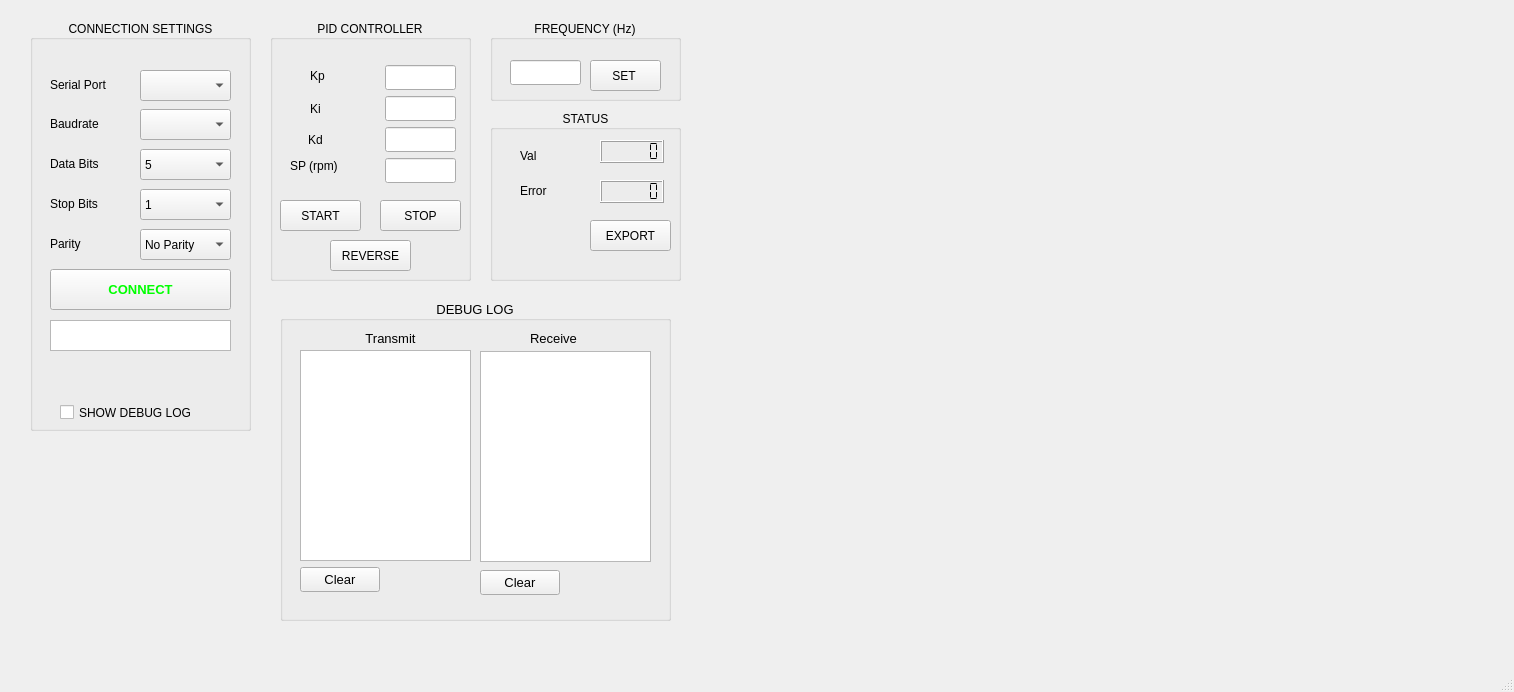
<?xml version="1.0" encoding="UTF-8"?>
<ui version="4.0">
 <class>MainWindow</class>
 <widget class="QMainWindow" name="MainWindow">
  <property name="geometry">
   <rect>
    <x>0</x>
    <y>0</y>
    <width>1514</width>
    <height>692</height>
   </rect>
  </property>
  <property name="windowTitle">
   <string>MainWindow</string>
  </property>
  <widget class="QWidget" name="centralwidget">
   <widget class="QGroupBox" name="groupBox_3">
    <property name="geometry">
     <rect>
      <x>30</x>
      <y>20</y>
      <width>221</width>
      <height>411</height>
     </rect>
    </property>
    <property name="font">
     <font>
      <pointsize>9</pointsize>
     </font>
    </property>
    <property name="title">
     <string>CONNECTION SETTINGS</string>
    </property>
    <property name="alignment">
     <set>Qt::AlignCenter</set>
    </property>
    <property name="flat">
     <bool>false</bool>
    </property>
    <property name="checkable">
     <bool>false</bool>
    </property>
    <widget class="QComboBox" name="port_cb">
     <property name="geometry">
      <rect>
       <x>110</x>
       <y>50</y>
       <width>91</width>
       <height>31</height>
      </rect>
     </property>
    </widget>
    <widget class="QComboBox" name="stopBit_cb">
     <property name="geometry">
      <rect>
       <x>110</x>
       <y>169</y>
       <width>91</width>
       <height>31</height>
      </rect>
     </property>
     <item>
      <property name="text">
       <string>1</string>
      </property>
     </item>
     <item>
      <property name="text">
       <string>1,5</string>
      </property>
     </item>
     <item>
      <property name="text">
       <string>2</string>
      </property>
     </item>
    </widget>
    <widget class="QComboBox" name="dataBit_cb">
     <property name="geometry">
      <rect>
       <x>110</x>
       <y>129</y>
       <width>91</width>
       <height>31</height>
      </rect>
     </property>
     <property name="editable">
      <bool>false</bool>
     </property>
     <property name="currentText">
      <string>5 </string>
     </property>
     <item>
      <property name="text">
       <string>5 </string>
      </property>
     </item>
     <item>
      <property name="text">
       <string>6 </string>
      </property>
     </item>
     <item>
      <property name="text">
       <string>7 </string>
      </property>
     </item>
     <item>
      <property name="text">
       <string>8 </string>
      </property>
     </item>
    </widget>
    <widget class="QLabel" name="label">
     <property name="geometry">
      <rect>
       <x>20</x>
       <y>49</y>
       <width>81</width>
       <height>31</height>
      </rect>
     </property>
     <property name="text">
      <string>Serial Port</string>
     </property>
    </widget>
    <widget class="QLabel" name="label_4">
     <property name="geometry">
      <rect>
       <x>20</x>
       <y>168</y>
       <width>81</width>
       <height>31</height>
      </rect>
     </property>
     <property name="text">
      <string>Stop Bits</string>
     </property>
    </widget>
    <widget class="QLabel" name="label_5">
     <property name="geometry">
      <rect>
       <x>20</x>
       <y>208</y>
       <width>81</width>
       <height>31</height>
      </rect>
     </property>
     <property name="text">
      <string>Parity</string>
     </property>
    </widget>
    <widget class="QPushButton" name="connect_butt">
     <property name="geometry">
      <rect>
       <x>20</x>
       <y>249</y>
       <width>181</width>
       <height>41</height>
      </rect>
     </property>
     <property name="font">
      <font>
       <pointsize>10</pointsize>
       <bold>true</bold>
      </font>
     </property>
     <property name="styleSheet">
      <string notr="true">color: rgb(0, 255, 0)</string>
     </property>
     <property name="text">
      <string>CONNECT</string>
     </property>
    </widget>
    <widget class="QLabel" name="label_3">
     <property name="geometry">
      <rect>
       <x>20</x>
       <y>128</y>
       <width>81</width>
       <height>31</height>
      </rect>
     </property>
     <property name="text">
      <string>Data Bits</string>
     </property>
    </widget>
    <widget class="QComboBox" name="parity_cb">
     <property name="geometry">
      <rect>
       <x>110</x>
       <y>209</y>
       <width>91</width>
       <height>31</height>
      </rect>
     </property>
     <item>
      <property name="text">
       <string>No Parity</string>
      </property>
     </item>
     <item>
      <property name="text">
       <string>Even Parity</string>
      </property>
     </item>
     <item>
      <property name="text">
       <string>Odd Parity</string>
      </property>
     </item>
     <item>
      <property name="text">
       <string>Mark Parity</string>
      </property>
     </item>
     <item>
      <property name="text">
       <string>Space Parity</string>
      </property>
     </item>
    </widget>
    <widget class="QTextBrowser" name="status_lb">
     <property name="geometry">
      <rect>
       <x>20</x>
       <y>300</y>
       <width>181</width>
       <height>31</height>
      </rect>
     </property>
     <property name="readOnly">
      <bool>true</bool>
     </property>
    </widget>
    <widget class="QComboBox" name="baud_cb">
     <property name="geometry">
      <rect>
       <x>110</x>
       <y>89</y>
       <width>91</width>
       <height>31</height>
      </rect>
     </property>
    </widget>
    <widget class="QLabel" name="label_2">
     <property name="geometry">
      <rect>
       <x>20</x>
       <y>88</y>
       <width>81</width>
       <height>31</height>
      </rect>
     </property>
     <property name="text">
      <string>Baudrate</string>
     </property>
    </widget>
    <widget class="QCheckBox" name="cb_show_log">
     <property name="geometry">
      <rect>
       <x>30</x>
       <y>380</y>
       <width>161</width>
       <height>25</height>
      </rect>
     </property>
     <property name="text">
      <string>SHOW DEBUG LOG</string>
     </property>
    </widget>
    <widget class="QLabel" name="lb_led_tx">
     <property name="geometry">
      <rect>
       <x>60</x>
       <y>340</y>
       <width>31</width>
       <height>31</height>
      </rect>
     </property>
     <property name="text">
      <string/>
     </property>
    </widget>
    <widget class="QLabel" name="lb_led_rx">
     <property name="geometry">
      <rect>
       <x>130</x>
       <y>340</y>
       <width>31</width>
       <height>31</height>
      </rect>
     </property>
     <property name="text">
      <string/>
     </property>
    </widget>
   </widget>
   <widget class="QGroupBox" name="groupBox">
    <property name="geometry">
     <rect>
      <x>270</x>
      <y>20</y>
      <width>201</width>
      <height>261</height>
     </rect>
    </property>
    <property name="font">
     <font>
      <pointsize>9</pointsize>
     </font>
    </property>
    <property name="title">
     <string notr="true">PID CONTROLLER</string>
    </property>
    <property name="alignment">
     <set>Qt::AlignCenter</set>
    </property>
    <widget class="QLineEdit" name="ki_tb">
     <property name="geometry">
      <rect>
       <x>115</x>
       <y>76</y>
       <width>71</width>
       <height>25</height>
      </rect>
     </property>
    </widget>
    <widget class="QLineEdit" name="kp_tb">
     <property name="geometry">
      <rect>
       <x>115</x>
       <y>45</y>
       <width>71</width>
       <height>25</height>
      </rect>
     </property>
    </widget>
    <widget class="QLabel" name="label_6">
     <property name="geometry">
      <rect>
       <x>40</x>
       <y>40</y>
       <width>19</width>
       <height>31</height>
      </rect>
     </property>
     <property name="text">
      <string>Kp</string>
     </property>
    </widget>
    <widget class="QLineEdit" name="sp_tb">
     <property name="geometry">
      <rect>
       <x>115</x>
       <y>138</y>
       <width>71</width>
       <height>25</height>
      </rect>
     </property>
    </widget>
    <widget class="QLabel" name="label_9">
     <property name="geometry">
      <rect>
       <x>38</x>
       <y>110</y>
       <width>20</width>
       <height>20</height>
      </rect>
     </property>
     <property name="text">
      <string>Kd</string>
     </property>
    </widget>
    <widget class="QLabel" name="label_10">
     <property name="geometry">
      <rect>
       <x>20</x>
       <y>130</y>
       <width>71</width>
       <height>31</height>
      </rect>
     </property>
     <property name="text">
      <string>SP (rpm)</string>
     </property>
    </widget>
    <widget class="QLineEdit" name="kd_tb">
     <property name="geometry">
      <rect>
       <x>115</x>
       <y>107</y>
       <width>71</width>
       <height>25</height>
      </rect>
     </property>
    </widget>
    <widget class="QLabel" name="label_7">
     <property name="geometry">
      <rect>
       <x>40</x>
       <y>80</y>
       <width>16</width>
       <height>17</height>
      </rect>
     </property>
     <property name="text">
      <string>Ki</string>
     </property>
    </widget>
    <widget class="QPushButton" name="stop_bt">
     <property name="geometry">
      <rect>
       <x>110</x>
       <y>180</y>
       <width>81</width>
       <height>31</height>
      </rect>
     </property>
     <property name="text">
      <string>STOP</string>
     </property>
    </widget>
    <widget class="QPushButton" name="dir_bt">
     <property name="geometry">
      <rect>
       <x>60</x>
       <y>220</y>
       <width>81</width>
       <height>31</height>
      </rect>
     </property>
     <property name="text">
      <string>REVERSE</string>
     </property>
    </widget>
    <widget class="QPushButton" name="spid_bt">
     <property name="geometry">
      <rect>
       <x>10</x>
       <y>180</y>
       <width>81</width>
       <height>31</height>
      </rect>
     </property>
     <property name="text">
      <string>START</string>
     </property>
    </widget>
   </widget>
   <widget class="QCustomPlot" name="plot" native="true">
    <property name="geometry">
     <rect>
      <x>700</x>
      <y>30</y>
      <width>781</width>
      <height>371</height>
     </rect>
    </property>
   </widget>
   <widget class="QGroupBox" name="gb_debugLog">
    <property name="enabled">
     <bool>true</bool>
    </property>
    <property name="geometry">
     <rect>
      <x>280</x>
      <y>300</y>
      <width>391</width>
      <height>321</height>
     </rect>
    </property>
    <property name="font">
     <font>
      <pointsize>10</pointsize>
     </font>
    </property>
    <property name="title">
     <string>DEBUG LOG</string>
    </property>
    <property name="alignment">
     <set>Qt::AlignCenter</set>
    </property>
    <property name="checkable">
     <bool>false</bool>
    </property>
    <widget class="QTextBrowser" name="trans_pl_tb">
     <property name="geometry">
      <rect>
       <x>20</x>
       <y>50</y>
       <width>171</width>
       <height>211</height>
      </rect>
     </property>
    </widget>
    <widget class="QPushButton" name="trans_pl_bt">
     <property name="geometry">
      <rect>
       <x>20</x>
       <y>267</y>
       <width>80</width>
       <height>25</height>
      </rect>
     </property>
     <property name="text">
      <string>Clear</string>
     </property>
    </widget>
    <widget class="QTextBrowser" name="rec_pl_tb">
     <property name="geometry">
      <rect>
       <x>200</x>
       <y>51</y>
       <width>171</width>
       <height>211</height>
      </rect>
     </property>
    </widget>
    <widget class="QLabel" name="label_12">
     <property name="geometry">
      <rect>
       <x>250</x>
       <y>30</y>
       <width>61</width>
       <height>17</height>
      </rect>
     </property>
     <property name="text">
      <string>Receive</string>
     </property>
    </widget>
    <widget class="QPushButton" name="rec_pl_bt">
     <property name="geometry">
      <rect>
       <x>200</x>
       <y>270</y>
       <width>80</width>
       <height>25</height>
      </rect>
     </property>
     <property name="text">
      <string>Clear</string>
     </property>
    </widget>
    <widget class="QLabel" name="label_11">
     <property name="geometry">
      <rect>
       <x>70</x>
       <y>30</y>
       <width>81</width>
       <height>17</height>
      </rect>
     </property>
     <property name="text">
      <string>Transmit</string>
     </property>
     <property name="alignment">
      <set>Qt::AlignCenter</set>
     </property>
    </widget>
   </widget>
   <widget class="QCustomPlot" name="plotError" native="true">
    <property name="geometry">
     <rect>
      <x>700</x>
      <y>440</y>
      <width>781</width>
      <height>191</height>
     </rect>
    </property>
   </widget>
   <widget class="QGroupBox" name="groupBox_4">
    <property name="geometry">
     <rect>
      <x>490</x>
      <y>20</y>
      <width>191</width>
      <height>81</height>
     </rect>
    </property>
    <property name="font">
     <font>
      <pointsize>9</pointsize>
     </font>
    </property>
    <property name="title">
     <string>FREQUENCY (Hz)</string>
    </property>
    <property name="alignment">
     <set>Qt::AlignCenter</set>
    </property>
    <widget class="QLineEdit" name="pwm_tb">
     <property name="geometry">
      <rect>
       <x>20</x>
       <y>40</y>
       <width>71</width>
       <height>25</height>
      </rect>
     </property>
    </widget>
    <widget class="QPushButton" name="pwm_bt">
     <property name="geometry">
      <rect>
       <x>100</x>
       <y>40</y>
       <width>71</width>
       <height>31</height>
      </rect>
     </property>
     <property name="text">
      <string>SET </string>
     </property>
    </widget>
   </widget>
   <widget class="QGroupBox" name="groupBox_5">
    <property name="geometry">
     <rect>
      <x>490</x>
      <y>110</y>
      <width>191</width>
      <height>171</height>
     </rect>
    </property>
    <property name="font">
     <font>
      <pointsize>9</pointsize>
     </font>
    </property>
    <property name="title">
     <string>STATUS</string>
    </property>
    <property name="alignment">
     <set>Qt::AlignCenter</set>
    </property>
    <widget class="QLabel" name="label_8">
     <property name="geometry">
      <rect>
       <x>30</x>
       <y>30</y>
       <width>31</width>
       <height>31</height>
      </rect>
     </property>
     <property name="text">
      <string>Val</string>
     </property>
    </widget>
    <widget class="QLabel" name="label_13">
     <property name="geometry">
      <rect>
       <x>30</x>
       <y>70</y>
       <width>31</width>
       <height>21</height>
      </rect>
     </property>
     <property name="text">
      <string>Error</string>
     </property>
    </widget>
    <widget class="QPushButton" name="export_bt">
     <property name="geometry">
      <rect>
       <x>100</x>
       <y>110</y>
       <width>81</width>
       <height>31</height>
      </rect>
     </property>
     <property name="text">
      <string>EXPORT</string>
     </property>
    </widget>
    <widget class="QLCDNumber" name="lcd_err">
     <property name="geometry">
      <rect>
       <x>110</x>
       <y>70</y>
       <width>64</width>
       <height>23</height>
      </rect>
     </property>
     <property name="digitCount">
      <number>6</number>
     </property>
     <property name="segmentStyle">
      <enum>QLCDNumber::Flat</enum>
     </property>
    </widget>
    <widget class="QLCDNumber" name="lcd_val">
     <property name="geometry">
      <rect>
       <x>110</x>
       <y>30</y>
       <width>64</width>
       <height>23</height>
      </rect>
     </property>
     <property name="smallDecimalPoint">
      <bool>false</bool>
     </property>
     <property name="digitCount">
      <number>6</number>
     </property>
     <property name="segmentStyle">
      <enum>QLCDNumber::Flat</enum>
     </property>
    </widget>
   </widget>
  </widget>
  <widget class="QMenuBar" name="menubar">
   <property name="geometry">
    <rect>
     <x>0</x>
     <y>0</y>
     <width>1514</width>
     <height>25</height>
    </rect>
   </property>
  </widget>
  <widget class="QStatusBar" name="statusbar"/>
 </widget>
 <customwidgets>
  <customwidget>
   <class>QCustomPlot</class>
   <extends>QWidget</extends>
   <header location="global">qcustomplot.h</header>
   <container>1</container>
  </customwidget>
 </customwidgets>
 <resources/>
 <connections/>
</ui>
